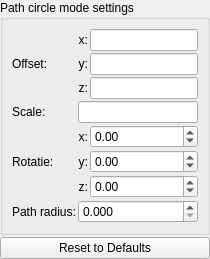
                <widget class="QWidget" name="page_fake_lights_path_circle">
                 <layout class="QVBoxLayout" name="verticalLayout_path_circle">
                  <property name="spacing">
                   <number>2</number>
                  </property>
                  <property name="leftMargin">
                   <number>0</number>
                  </property>
                  <property name="topMargin">
                   <number>0</number>
                  </property>
                  <property name="rightMargin">
                   <number>0</number>
                  </property>
                  <property name="bottomMargin">
                   <number>0</number>
                  </property>
                  <item>
                   <widget class="QGroupBox" name="groupBox_fake_lights_path_circle">
                    <property name="title">
                     <string>Path circle mode settings</string>
                    </property>
                    <layout class="QGridLayout" name="gridLayout_path_circle">
                     <property name="spacing">
                      <number>2</number>
                     </property>
                     <item row="0" column="0" rowspan="3">
                      <widget class="QLabel" name="label_path_circle_offset">
                       <property name="text">
                        <string>Offset:</string>
                       </property>
                      </widget>
                     </item>
                     <item row="0" column="1">
                      <widget class="QLabel" name="label_path_circle_offset_x">
                       <property name="text">
                        <string>x:</string>
                       </property>
                       <property name="alignment">
                        <set>Qt::AlignRight|Qt::AlignTrailing|Qt::AlignVCenter</set>
                       </property>
                      </widget>
                     </item>
                     <item row="0" column="2">
                      <widget class="MyLineEdit" name="vect3_fake_lights_path_circle_offset_x"></widget>
                     </item>
                     <item row="1" column="1">
                      <widget class="QLabel" name="label_path_circle_offset_y">
                       <property name="text">
                        <string>y:</string>
                       </property>
                       <property name="alignment">
                        <set>Qt::AlignRight|Qt::AlignTrailing|Qt::AlignVCenter</set>
                       </property>
                      </widget>
                     </item>
                     <item row="1" column="2">
                      <widget class="MyLineEdit" name="vect3_fake_lights_path_circle_offset_y"></widget>
                     </item>
                     <item row="2" column="1">
                      <widget class="QLabel" name="label_path_circle_offset_z">
                       <property name="text">
                        <string>z:</string>
                       </property>
                       <property name="alignment">
                        <set>Qt::AlignRight|Qt::AlignTrailing|Qt::AlignVCenter</set>
                       </property>
                      </widget>
                     </item>
                     <item row="2" column="2">
                      <widget class="MyLineEdit" name="vect3_fake_lights_path_circle_offset_z"></widget>
                     </item>
                     <item row="3" column="0">
                      <widget class="QLabel" name="label_path_circle_scale">
                       <property name="text">
                        <string>Scale:</string>
                       </property>
                      </widget>
                     </item>
                     <item row="3" column="1" colspan="2">
                      <widget class="MyLineEdit" name="logedit_fake_lights_path_circle_scale"></widget>
                     </item>
                     <item row="4" column="0" rowspan="3">
                      <widget class="QLabel" name="label_path_circle_rotation">
                       <property name="text">
                        <string>Rotatie:</string>
                       </property>
                      </widget>
                     </item>
                     <item row="4" column="1">
                      <widget class="QLabel" name="label_path_circle_rotation_x">
                       <property name="text">
                        <string>x:</string>
                       </property>
                       <property name="alignment">
                        <set>Qt::AlignRight|Qt::AlignTrailing|Qt::AlignVCenter</set>
                       </property>
                      </widget>
                     </item>
                     <item row="4" column="2">
                      <widget class="MyDoubleSpinBox" name="spinboxd3_fake_lights_path_circle_rotation_x">
                       <property name="decimals">
                        <number>2</number>
                       </property>
                       <property name="minimum">
                        <double>-36000.000000000000000</double>
                       </property>
                       <property name="maximum">
                        <double>36000.000000000000000</double>
                       </property>
                       <property name="singleStep">
                        <double>0.100000000000000</double>
                       </property>
                      </widget>
                     </item>
                     <item row="5" column="1">
                      <widget class="QLabel" name="label_path_circle_rotation_y">
                       <property name="text">
                        <string>y:</string>
                       </property>
                       <property name="alignment">
                        <set>Qt::AlignRight|Qt::AlignTrailing|Qt::AlignVCenter</set>
                       </property>
                      </widget>
                     </item>
                     <item row="5" column="2">
                      <widget class="MyDoubleSpinBox" name="spinboxd3_fake_lights_path_circle_rotation_y">
                       <property name="decimals">
                        <number>2</number>
                       </property>
                       <property name="minimum">
                        <double>-36000.000000000000000</double>
                       </property>
                       <property name="maximum">
                        <double>36000.000000000000000</double>
                       </property>
                       <property name="singleStep">
                        <double>0.100000000000000</double>
                       </property>
                      </widget>
                     </item>
                     <item row="6" column="1">
                      <widget class="QLabel" name="label_path_circle_rotation_z">
                       <property name="text">
                        <string>z:</string>
                       </property>
                       <property name="alignment">
                        <set>Qt::AlignRight|Qt::AlignTrailing|Qt::AlignVCenter</set>
                       </property>
                      </widget>
                     </item>
                     <item row="6" column="2">
                      <widget class="MyDoubleSpinBox" name="spinboxd3_fake_lights_path_circle_rotation_z">
                       <property name="decimals">
                        <number>2</number>
                       </property>
                       <property name="minimum">
                        <double>-36000.000000000000000</double>
                       </property>
                       <property name="maximum">
                        <double>36000.000000000000000</double>
                       </property>
                       <property name="singleStep">
                        <double>0.100000000000000</double>
                       </property>
                      </widget>
                     </item>
                     <item row="7" column="0">
                      <widget class="QLabel" name="label_path_circle_radius">
                       <property name="text">
                        <string>Path radius:</string>
                       </property>
                      </widget>
                     </item>
                     <item row="7" column="1" colspan="2">
                      <widget class="MyDoubleSpinBox" name="spinbox_fake_lights_path_circle_path_radius">
                       <property name="decimals">
                        <number>3</number>
                       </property>
                       <property name="minimum">
                        <double>0.000000000000000</double>
                       </property>
                       <property name="maximum">
                        <double>10000.000000000000000</double>
                       </property>
                       <property name="singleStep">
                        <double>0.100000000000000</double>
                       </property>
                      </widget>
                     </item>
                    </layout>
                   </widget>
                  </item>
                  <item>
                   <widget class="QPushButton" name="pushButton_reset_path_circle">
                    <property name="text">
                     <string>Reset to Defaults</string>
                    </property>
                   </widget>
                  </item>
                 </layout>
                </widget>
